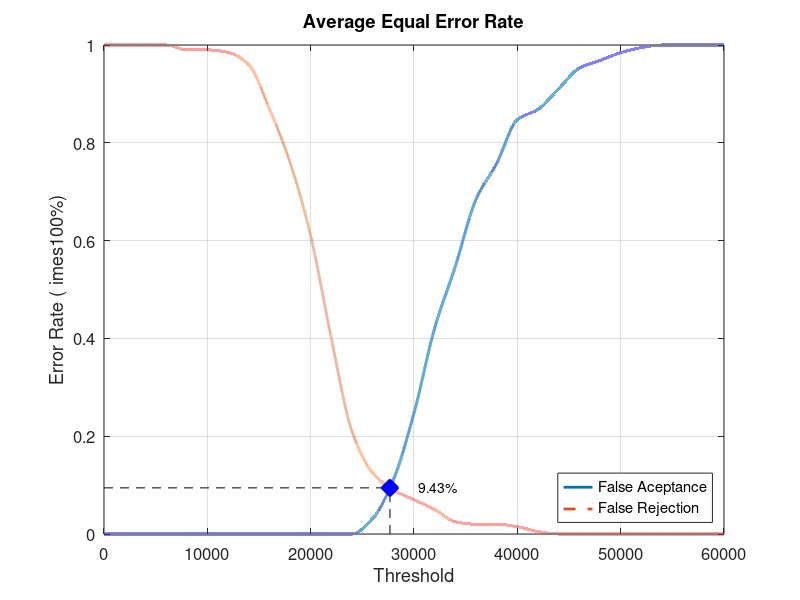
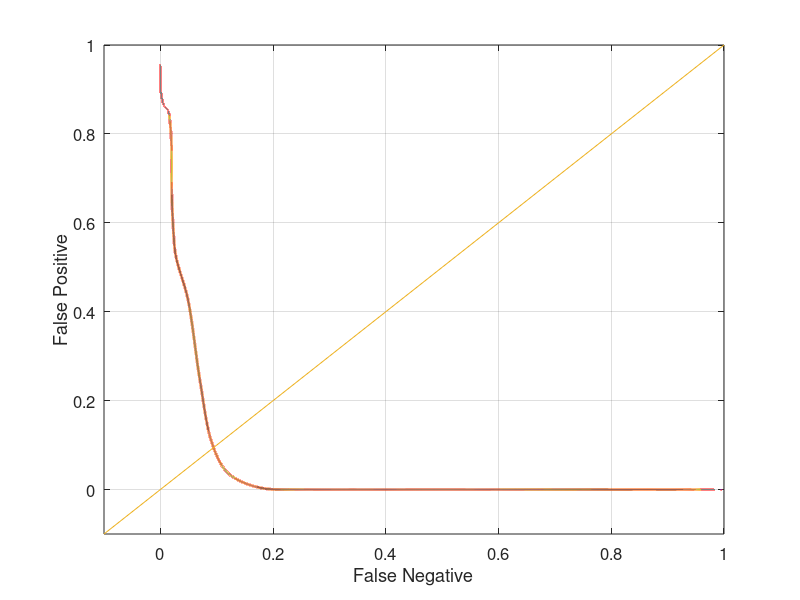

Write MATLAB code to recreate these figures, in order.
close all;
clear;
clc;
x = 0:2000:60000;
xq = 0:0.5:60000;

y0 = [0 0 0 0 0 0 0 0 0 0 0 0 0 0.0315789 0.110526 0.247368 0.421053 0.547368 0.684211 0.757895 0.847368 0.868421 0.910526 0.952632 0.968421 0.984211 0.994737 1 1 1 1]
yy0 = interp1(x, y0, xq, 'pchip');
y1 = [1 1 1 1 0.99 0.99 0.985 0.96 0.87 0.76 0.61 0.4 0.21 0.125 0.09 0.07 0.05 0.025 0.02 0.02 0.015 0.005 0 0 0 0 0 0 0 0 0]
yy1 = interp1(x, y1, xq, 'pchip');

% Calculating EER: 
y2 = abs(y0 - y1);
find(y2 == min(y2))
yy2 = abs(yy0 - yy1);
xEER = find(yy2 == min(yy2));
xEERIndex = xq(xEER) % X-axis EER
yEER = yy0(xEER) % Y-axis EER

main = figure
plot(xq, yy0,'-','LineWidth', 2);	hold on
plot(xq, yy1,'--','LineWidth', 2);	hold on
plot([xEERIndex xEERIndex], [0 yEER], 'k--');	hold on
plot([0 xEERIndex], [yEER yEER], 'k--');	hold on
plot(xEERIndex, yEER, 'bx', 'LineWidth', 10);	hold on
text(xEERIndex + 10 * xEERIndex / 100, yEER, [num2str(round((10000 * yEER)) / 100) '%'])
legend('False Aceptance', 'False Rejection', 'Location', 'SouthEast')
xlabel('Threshold')
ylabel('Error Rate (	imes100%)')
title('Average Equal Error Rate')
set(gca, 'FontSize', 12)
axis([0 60000 0 1])
grid on

print(main, 'Database2_4Main', '-dpng');
FNRxFPR = figure('Color', [1 1 1]);
plot(yy1, yy0, '-', yy1, yy0, 'LineWidth', 2);
hold on
y = -0.1:0.1:1
plot(y, y); 
set(gca, 'FontSize', 12)
xlabel('False Negative')
ylabel('False Positive')
axis([-0.1 1 -0.1 1])
set(gca, 'FontSize', 12)
grid on

print(FNRxFPR, 'Database2_4FNRxFPR','-dpng');
